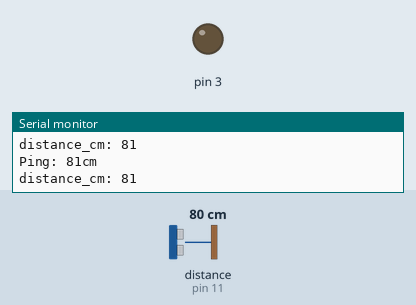
The sketch below on a simulated Arduino Uno, built with avr-gcc and run on an emulated ATmega328P. Parts: output pins drawn as LEDs (lit = HIGH), the last lines printed to the serial monitor. Inputs (shaded band) come from the test bench; at power-on: distance to the obstacle (sensor on pin 11) 80 cm. The echo pulse lasts 58.3 µs per cm.

Above: at 1.8 s.
1.9 s: distance to the obstacle (sensor on pin 11) set to 21 cm
3.4 s: distance to the obstacle (sensor on pin 11) set to 17 cm
At 4.1 s:
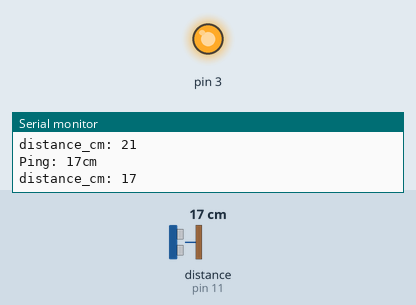
Timing chart, 0 to 11.0 s (numbered marks = the images above; inputs shaded):
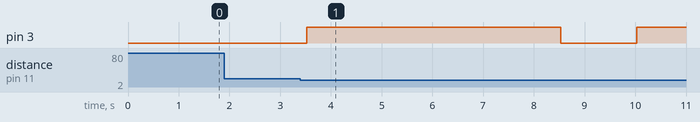

Measured:
- the behaviour switches between 20 and 19 cm on distance to the obstacle (sensor on pin 11) (found by bisection; images 0 and 1)
- after the input at 3.4 s, pin 3: LOW → HIGH after 0.13 s, → LOW 5.0 s later, → HIGH 1.5 s later

The sketch:

Ultrasonic_Sensor_for_motor.ino
```cpp
/******************************************
 *Website: www.elegoo.com
 *
 *Time:2017.12.12
 *
 ******************************************/
#include <NewPing.h>

#define TRIGGER_PIN  12  // Arduino pin tied to trigger pin on the ultrasonic sensor.
#define ECHO_PIN     11  // Arduino pin tied to echo pin on the ultrasonic sensor.
#define MAX_DISTANCE 200 // Maximum distance we want to ping for (in centimeters). Maximum sensor distance is rated at 400-500cm.

NewPing sonar(TRIGGER_PIN, ECHO_PIN, MAX_DISTANCE); // NewPing setup of pins and maximum distance.

void setup() {
  Serial.begin(9600); // Open serial monitor at 115200 baud to see ping results.
  pinMode(3,OUTPUT);
}

void loop() {
  delay(500);  // Wait 500ms between pings (about 2 pings/sec). 29ms should be the shortest delay between pings.
  unsigned int uS = sonar.ping(); // Send ping, get ping time in microseconds (uS).
  Serial.print("Ping: ");
  Serial.print(uS / US_ROUNDTRIP_CM); // Convert ping time to distance and print result (0 = outside set distance range, no ping echo)
  Serial.println("cm");
  unsigned int distance_cm = uS / US_ROUNDTRIP_CM;
  Serial.print("distance_cm: ");
  Serial.println(distance_cm);
  if (distance_cm < 20) {
    digitalWrite(3, HIGH);
    delay(5000);
    digitalWrite(3, LOW);
    delay(1000);
  }
}
```
